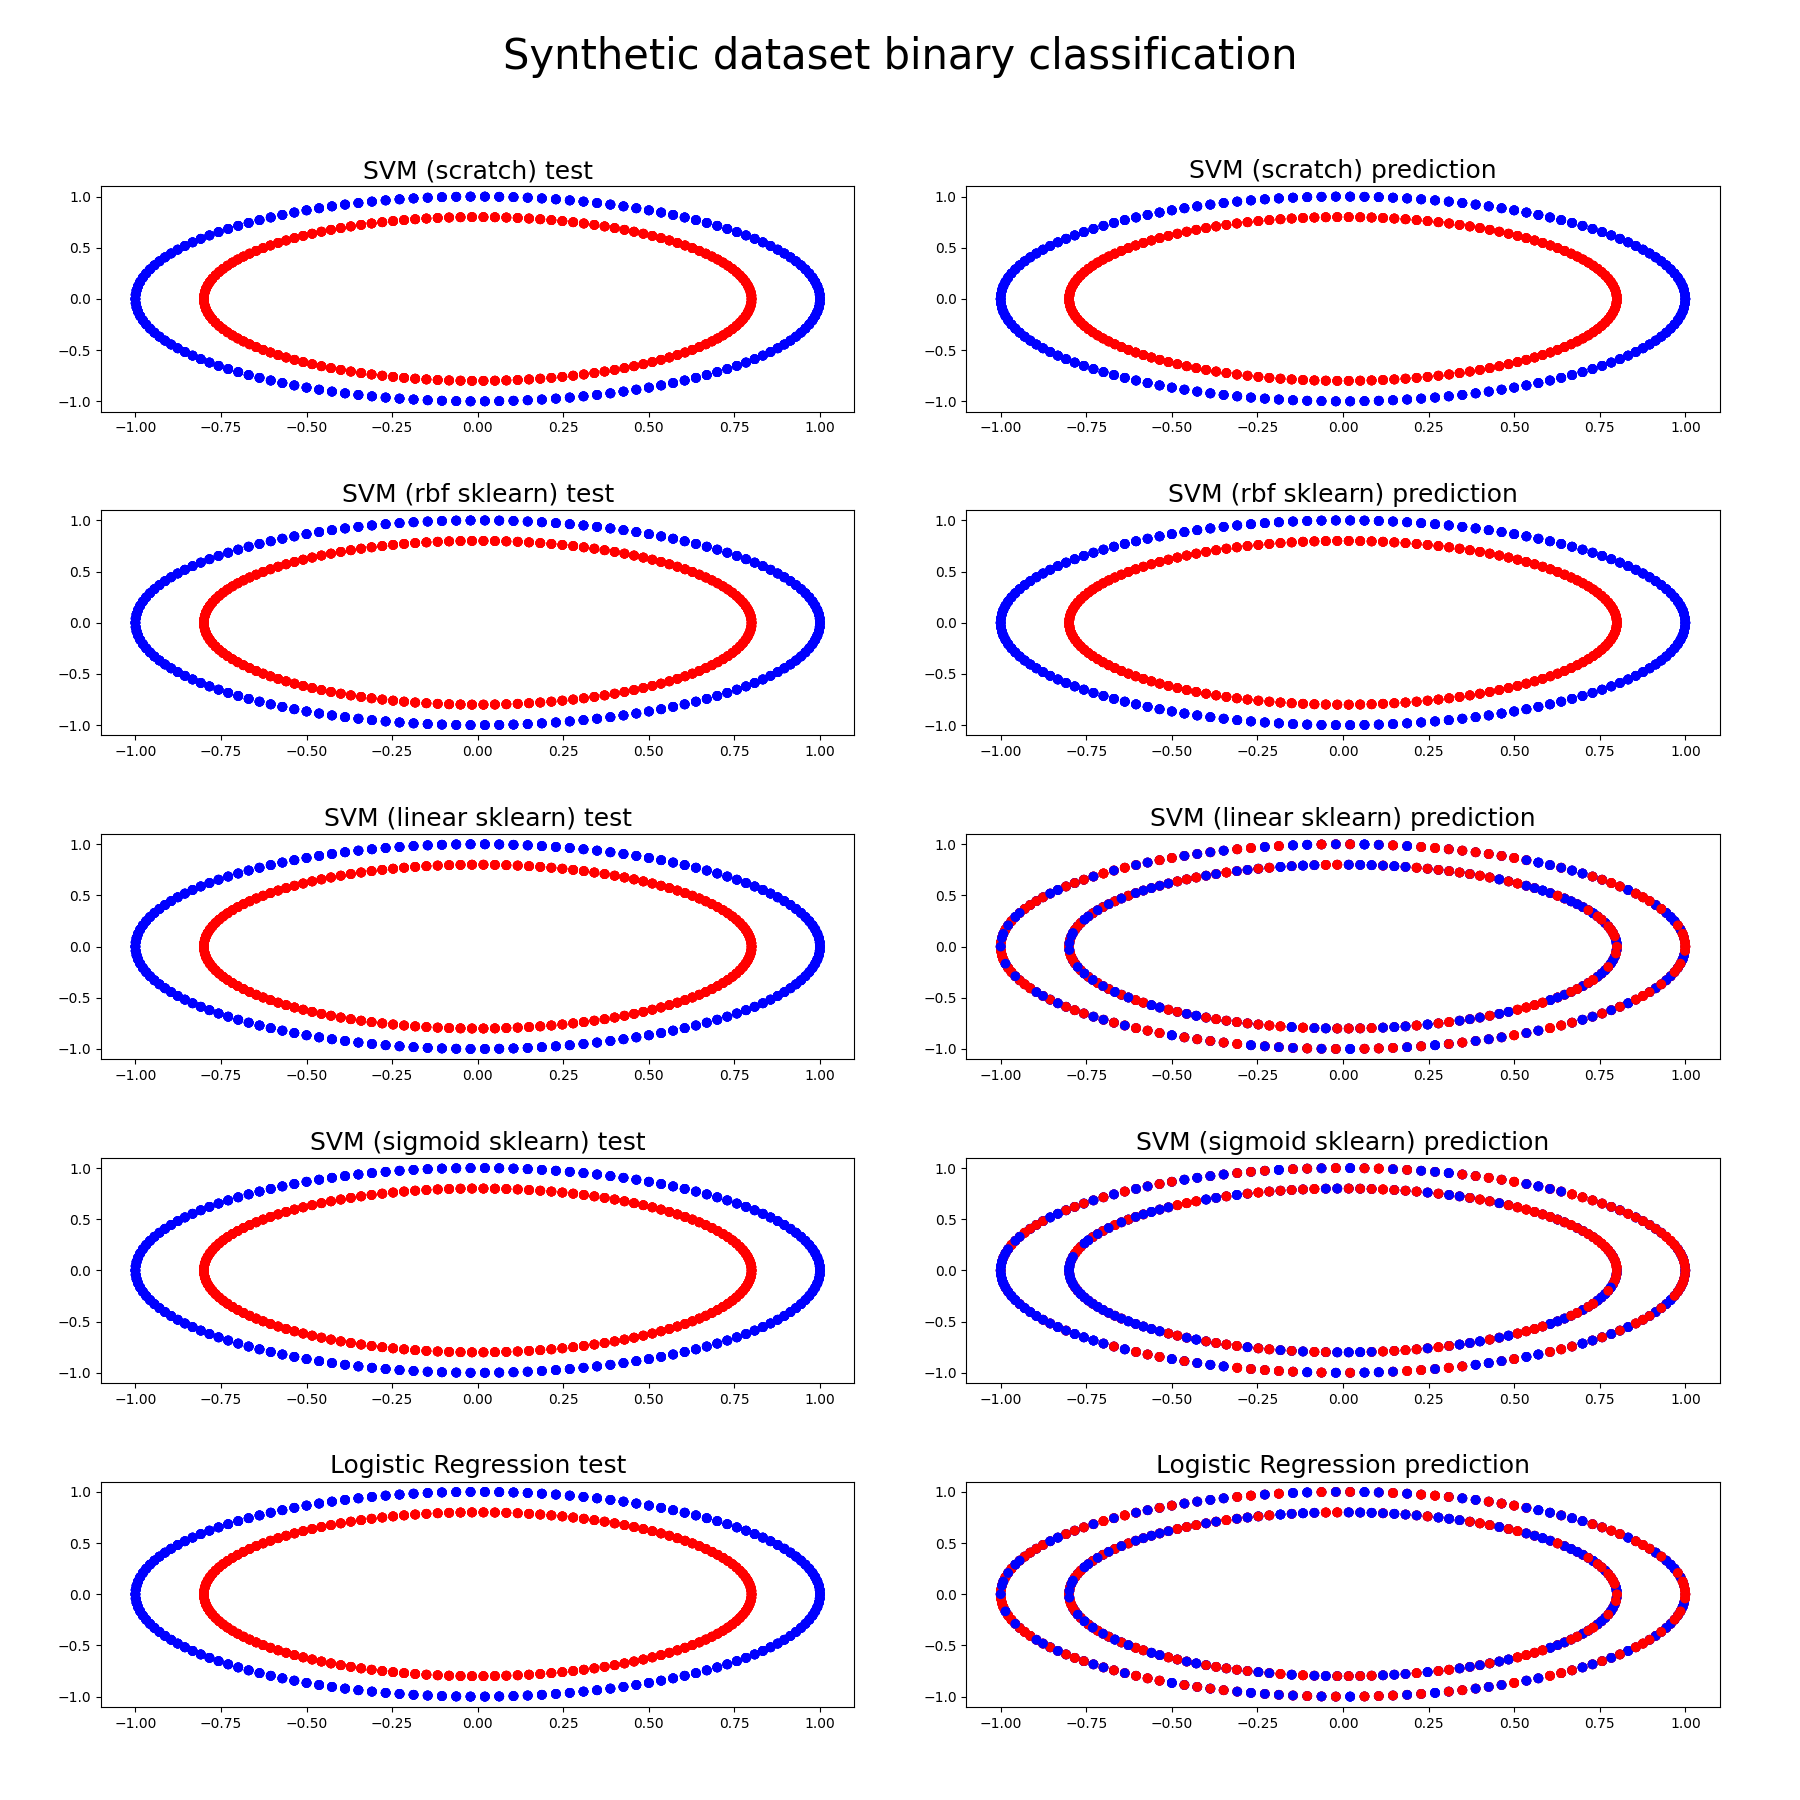

Here is the Python script that generated this plot:
import numpy as np
import sklearn.svm
from matplotlib import pyplot as plt
from sklearn.base import BaseEstimator, ClassifierMixin
from sklearn.metrics import accuracy_score
from sklearn.model_selection import RepeatedStratifiedKFold
from tabulate import tabulate
from sklearn import datasets


def gamma_scale(X):
    return 1 / (X.shape[1] * X.var())


class SVM(BaseEstimator, ClassifierMixin):

    def __init__(self, C=1, gamma=0.0001):
        self.kernel = lambda x, y: np.exp(-gamma * np.sum((y - x[:, np.newaxis]) ** 2, axis=-1))
        self.C = C

    def fit(self, X, y):

        self.X = X
        self.y = y * 2 - 1  # sprowadzenie etykiet z wartości 0,1 na wartości 1, -1
        self.lambdas = np.zeros_like(self.y, dtype=float)  # uzupelnienie macierzy na wzor wektora etykiet
        # self.K - macierz jądrowa, która reprezentuje podobieństwo między każdą parą przykładów treningowych
        self.K = self.kernel(self.X, self.X) * self.y[:, np.newaxis] * self.y

        # Q - macierz Grama, która jest wyznaczana na podstawie wektora cech danych wejściowych oraz funkcji jądra SVM
        # t_max - odległość między hiperpłaszczyzną a najbliższym punktem należącym do jednej z klas danych (margines)
        # v0 - wartość początkowa lambd
        # k0 - wektor wag
        # u - wektor różnicy między wartościami funkcji decyzyjnej dla dwóch punktów

        # self.lambdas - wektor mnożników Lagrange'a
        # b - parametr przesuniecia

        for i in range(len(self.lambdas)):
            for j in range(len(self.lambdas)):
                Q = self.K[[[i, i], [j, j]], [[i, j], [i, j]]]
                v0 = self.lambdas[[i, j]]
                k0 = 1 - np.sum(self.lambdas * self.K[[i, j]], axis=1)
                u = np.array([-self.y[j], self.y[i]])
                t_max = np.dot(k0, u) / (np.dot(np.dot(Q, u), u) + 1E-7)
                self.lambdas[[i, j]] = v0 + u * t_max

        # szukanie indeksów próbek ze zbioru treningowego, które mają niezerowe wartości mnożników Lagrange'a i większe niż 1E-7
        idx = np.nonzero(self.lambdas > 1E-7)

        #wyznaczenie b za pomocą tzw. warunków KKT (Karush-Kuhn-Tucker)
        self.b = np.mean((1.0 - np.sum(self.K[idx] * self.lambdas, axis=1)) * self.y[idx])

        return self

    def predict(self, X):
        decision = np.sum(self.kernel(X, self.X) * self.y * self.lambdas, axis=1) + self.b
        return np.where(np.sign(decision) >= 0, 1, 0)


X, y = datasets.make_circles(n_samples=300, random_state=1410)

rskf = RepeatedStratifiedKFold(n_splits=2, n_repeats=5, random_state=1410)
rskf.get_n_splits(X, y)

clfs = {
    'SVM (scratch)': SVM(gamma=gamma_scale(X)),
    'SVM (rbf sklearn)': sklearn.svm.SVC(kernel='rbf'),
    'SVM (linear sklearn)': sklearn.svm.SVC(kernel='linear'),
    'SVM (sigmoid sklearn)': sklearn.svm.SVC(kernel='sigmoid'),
    'Logistic Regression': sklearn.linear_model.LogisticRegression(max_iter=5000),
}
acc_scores = np.zeros(shape=[len(clfs), rskf.get_n_splits()])
f1_scores = np.zeros(shape=[len(clfs), rskf.get_n_splits()])

fig, axs = plt.subplots(5, 2, figsize=(18, 18))
fig.suptitle("Synthetic dataset binary classification", fontsize=30)
fig.tight_layout(pad=5)

for fold_id, (train, test) in enumerate(rskf.split(X, y)):
    for clf_id, (clf_name, clf) in enumerate(clfs.items()):

        clf.fit(X[train], y[train])
        y_pred = clf.predict(X[test])
        acc_scores[clf_id, fold_id] = accuracy_score(y[test], y_pred)
        f1_scores[clf_id, fold_id] = sklearn.metrics.f1_score(y[test], y_pred)

        axs[clf_id, 0].scatter(X[test][:, 0], X[test][:, 1], c=y[test], cmap='bwr')
        axs[clf_id, 1].scatter(X[test][:, 0], X[test][:, 1], c=y_pred, cmap='bwr')
        axs[clf_id, 0].set_title(clf_name + " test", fontsize=18)
        axs[clf_id, 1].set_title(clf_name + " prediction", fontsize=18)

mean_scores = np.mean(acc_scores, axis=1)
std_scores = np.std(acc_scores, axis=1)
f1_scores = np.mean(f1_scores, axis=1)

output_table = [["Classificator", "Mean accuracy", "Standard Deviation", "Mean F1 score"],
                ["SVM (scratch)", mean_scores[0], std_scores[0], f1_scores[0]],
                ["SVM (rbf sklearn)", mean_scores[1], std_scores[1], f1_scores[1]],
                ["SVM (linear sklearn)", mean_scores[2], std_scores[2], f1_scores[2]],
                ["SVM (sigmoid sklearn)", mean_scores[3], std_scores[3], f1_scores[3]],
                ["Logistic Regression", mean_scores[4], std_scores[4], f1_scores[4]]
                ]
print(tabulate(output_table, headers="firstrow", floatfmt=".3f"))

with open('Synthetic_table.txt', 'w') as f:
    f.write(tabulate(output_table, headers="firstrow", floatfmt=".3f"))
plt.savefig("Synthetic_dataset.png")
plt.show()

